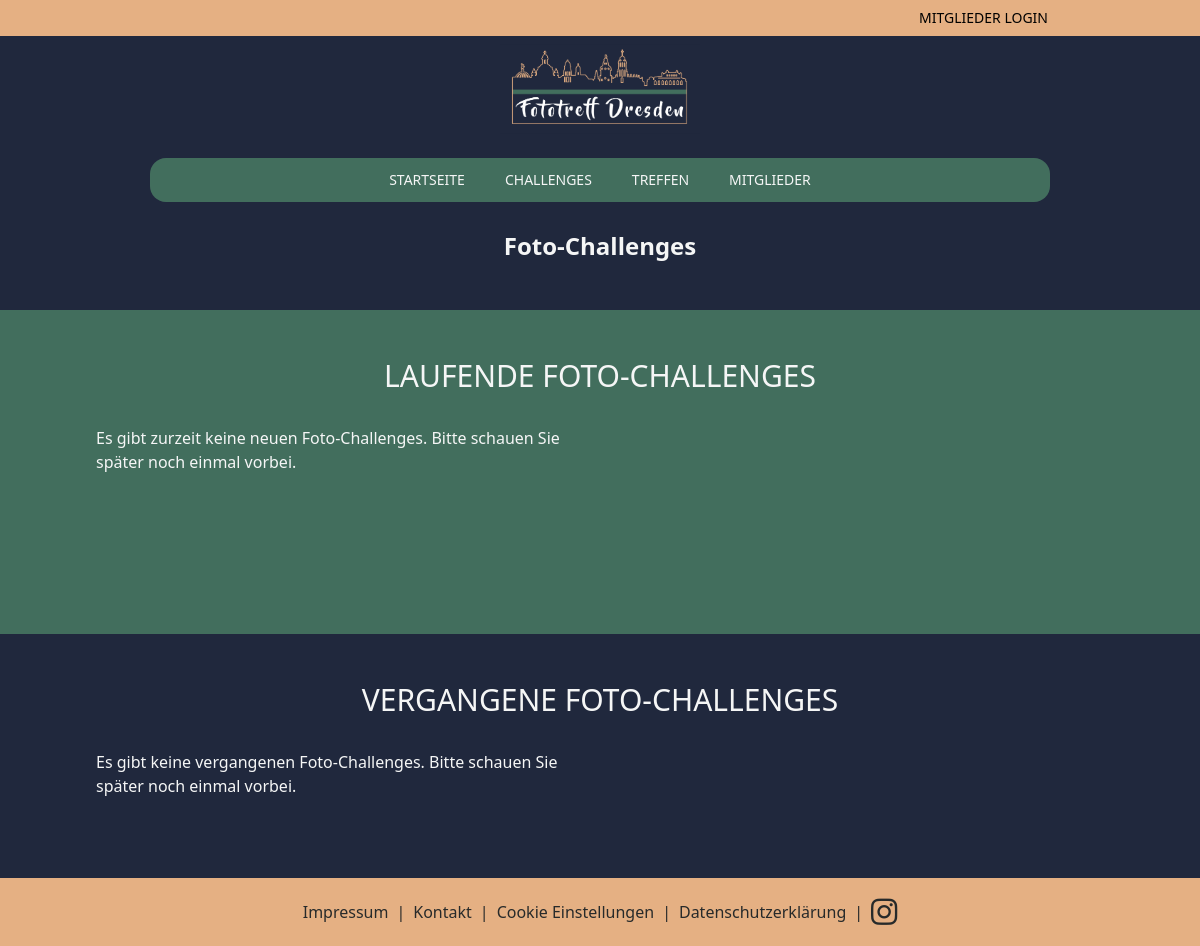
Before: /photo/ with the older database file.
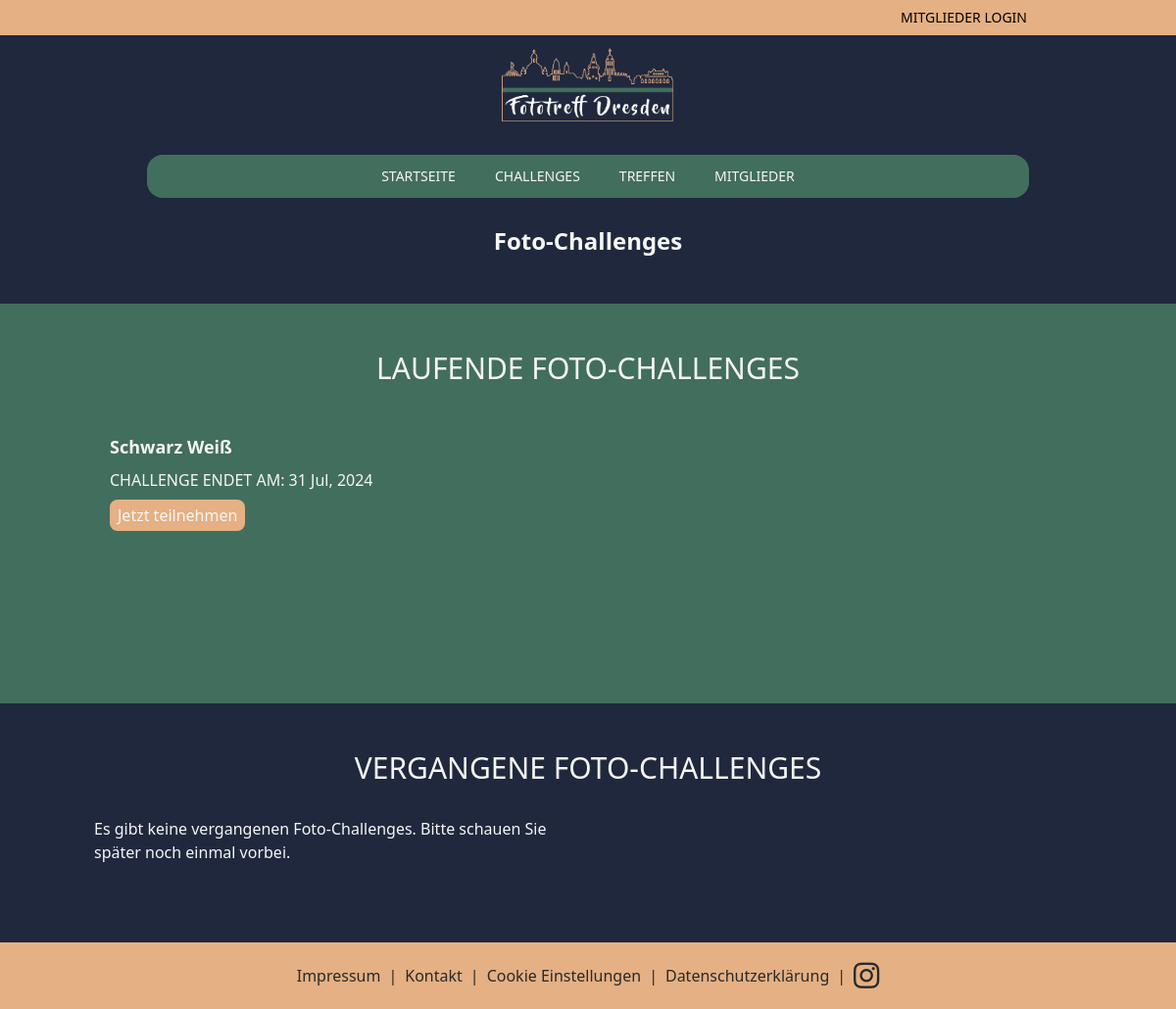
After: the same page with the newer database file.
### photo_challenge/models.py (models this page shows, shortened)
class PhotoChallenge(models.Model):
    name = models.CharField(max_length=200)
    description = models.TextField()
    start_date = models.DateField()
    end_date = models.DateField()
    created_by = models.ForeignKey(settings.AUTH_USER_MODEL, on_delete=models.CASCADE)

### photo_challenge/views.py (the view)
# urls.py: path('', views.PhotoChallengeListView.as_view(), name='photo_challenge_list'),
class PhotoChallengeListView(ListView):
    model = PhotoChallenge
    template_name = 'photo_challenge/photo_challenge_list.html'
    context_object_name = 'upcoming_challenges'
    def get_queryset(self):
        return PhotoChallenge.objects.filter(end_date__gte=timezone.now().date()).order_by('end_date')
    def get_context_data(self, **kwargs):
        context = super().get_context_data(**kwargs)
        context['past_challenges'] = PhotoChallenge.objects.filter(end_date__lt=timezone.now().date()).order_by('-end_date')
        return context

### photo_challenge/templates/photo_challenge/photo_challenge_list.html
{% extends 'main/base.html' %}
{% block content %}
<h1 class="text-2xl font-bold mb-4 mt-12 text-center">Foto-Challenges</h1>
<div class="bg-fgreen-600 text-fgray-50 pt-12 pb-16 mt-12">
    <div class="text-fgray-50 pb-16 mb-8">
        <h2 class="text-3xl font-normal text-white uppercase text-center mb-8">Laufende Foto-Challenges</h2>
        <div class="grid grid-cols-1 md:grid-cols-2 gap-4 mx-24">
            {% for challenge in upcoming_challenges %}
            <div class="bg-gray-800 p-4 flex flex-col justify-start md:justify-center items-start">
                <h2 class="text-white text-lg font-bold">{{ challenge.name }}</h2>
                <p class="text-gray-400 font-light mt-2"><strong class="uppercase">Challenge endet am:</strong> {{ challenge.end_date|date:"d M, Y" }}</p>
                <a href="{% url 'photo_challenge:photo_challenge_detail' challenge.pk %}" class="mt-2 py-1 px-2 bg-forange-300 rounded-lg">Jetzt teilnehmen</a>
            </div>
            {% empty %}
            <div class="text-white">Es gibt zurzeit keine neuen Foto-Challenges. Bitte schauen Sie später noch einmal vorbei.</div>
            {% endfor %}
        </div>
    </div>
</div>
<div class="bg-fblue-950 text-fgray pt-12 pb-16">
    <h2 class="text-3xl font-normal text-white uppercase text-center mb-8">Vergangene Foto-Challenges</h2>
    <div class="grid grid-cols-1 md:grid-cols-2 gap-4 mx-24">
        {% for challenge in past_challenges %}
        <div class="bg-gray-800 p-4 flex flex-col justify-center items-start">
            <h2 class="text-white text-lg font-bold">{{ challenge.name }}</h2>
            <p class="text-gray-400 font-light mt-2"><strong class="uppercase">Endete am:</strong> {{ challenge.end_date|date:"d M, Y" }}</p>
            <a href="{% url 'photo_challenge:photo_challenge_detail' challenge.pk %}" class="mt-2 py-1 px-2 bg-forange-300 rounded-lg">Ergebnisse</a>
        </div>
        {% empty %}
        <div class="text-white">Es gibt keine vergangenen Foto-Challenges. Bitte schauen Sie später noch einmal vorbei.</div>
        {% endfor %}
    </div>
</div>
{% endblock %}

Changed rows visible on the page:
added PhotoChallenge: name "Schwarz Weiß", end_date "31 Jul, 2024"
Other visible differences:
text no longer shown: "Es gibt zurzeit keine neuen Foto-Challenges. Bitte schauen Sie später noch einmal vorbei."
